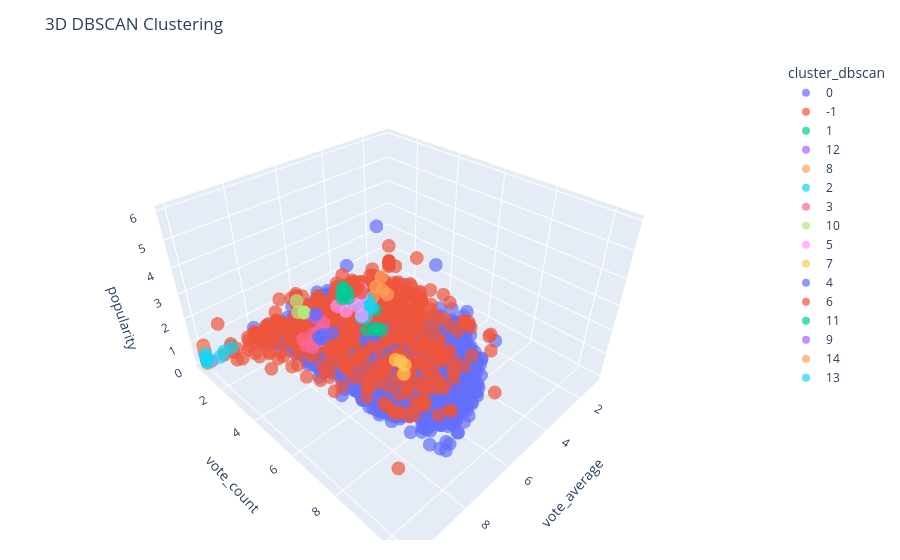

Source (notebook cell):
### Code cell
# DBSCAN Clustering:
dbscan = DBSCAN(eps=0.5, min_samples=5)
dbscan_labels = dbscan.fit_predict(X)

data_clean['cluster_dbscan'] = labels.astype(str)

fig = px.scatter_3d(
    data_clean,
    x='vote_average',
    y='vote_count',
    z='popularity',
    color='cluster_dbscan',
    title='3D DBSCAN Clustering',
    opacity=0.7
)

fig.update_layout(margin=dict(l=20, r=20, b=20, t=60))
fig.show()

sil_score = silhouette_score(X, dbscan_labels)
db_score = davies_bouldin_score(X, dbscan_labels)
dunn_score = dunn_index(X, dbscan_labels)
cal_score = calinski_harabasz_score(X, dbscan_labels)
print(f"DBSCAN Clustering Metrics:\n"
      f"Silhouette Score: {sil_score:.4f}\n"
      f"Davies-Bouldin Score: {db_score:.4f}\n"
      f"Dunn Index: {dunn_score:.4f}\n"
      f"Calinski-Harabasz Score: {cal_score:.4f}")

### Figure 1 — Plotly figure (JSON) as saved in the notebook; plotly's stock layout.template omitted (floating-point values rounded to 4 significant figures; data arrays with more than 128 entries replaced by an {"elided": "..."} marker saying what was removed)
{"data": [{"hovertemplate": "cluster_dbscan=0<br>vote_average=%{x}<br>vote_count=%{y}<br>popularity=%{z}<extra></extra>", "legendgroup": "0", "marker": {"color": "#636efa", "opacity": 0.7, "symbol": "circle"}, "mode": "markers", "name": "0", "scene": "scene", "showlegend": true, "type": "scatter3d", "x": {"elided": "9321 float values"}, "y": {"elided": "9321 float values"}, "z": {"elided": "9321 float values"}}, {"hovertemplate": "cluster_dbscan=-1<br>vote_average=%{x}<br>vote_count=%{y}<br>popularity=%{z}<extra></extra>", "legendgroup": "-1", "marker": {"color": "#EF553B", "opacity": 0.7, "symbol": "circle"}, "mode": "markers", "name": "-1", "scene": "scene", "showlegend": true, "type": "scatter3d", "x": {"elided": "540 float values"}, "y": {"elided": "540 float values"}, "z": {"elided": "540 float values"}}, {"hovertemplate": "cluster_dbscan=1<br>vote_average=%{x}<br>vote_count=%{y}<br>popularity=%{z}<extra></extra>", "legendgroup": "1", "marker": {"color": "#00cc96", "opacity": 0.7, "symbol": "circle"}, "mode": "markers", "name": "1", "scene": "scene", "showlegend": true, "type": "scatter3d", "x": [5.1, 5.4, 5.223, 5.2, 5.6], "y": [4.263, 4.522, 4.625, 4.248, 4.29], "z": [0.8548, 2.008, 1.068, 0.8853, 1.099]}, {"hovertemplate": "cluster_dbscan=12<br>vote_average=%{x}<br>vote_count=%{y}<br>popularity=%{z}<extra></extra>", "legendgroup": "12", "marker": {"color": "#ab63fa", "opacity": 0.7, "symbol": "circle"}, "mode": "markers", "name": "12", "scene": "scene", "showlegend": true, "type": "scatter3d", "x": [6.6, 7, 6.6, 6.6, 6.531], "y": [3.219, 2.89, 2.485, 2.833, 2.833], "z": [1.037, 0.4346, 1.331, 1.33, 0.7246]}, {"hovertemplate": "cluster_dbscan=8<br>vote_average=%{x}<br>vote_count=%{y}<br>popularity=%{z}<extra></extra>", "legendgroup": "8", "marker": {"color": "#FFA15A", "opacity": 0.7, "symbol": "circle"}, "mode": "markers", "name": "8", "scene": "scene", "showlegend": true, "type": "scatter3d", "x": [3, 3.2, 3, 3.4, 3.1], "y": [2.639, 2.197, 2.303, 2.197, 2.485], "z": [0.536, 0.7878, 1.215, 0.3676, 0.7004]}, {"hovertemplate": "cluster_dbscan=2<br>vote_average=%{x}<br>vote_count=%{y}<br>popularity=%{z}<extra></extra>", "legendgroup": "2", "marker": {"color": "#19d3f3", "opacity": 0.7, "symbol": "circle"}, "mode": "markers", "name": "2", "scene": "scene", "showlegend": true, "type": "scatter3d", "x": [4.3, 4.6, 4.5, 4.3, 4.4, 4, 4.4, 4.6, 4.4, 4.533], "y": [2.944, 2.303, 3.045, 2.639, 2.89, 2.639, 3.258, 2.89, 2.639, 2.773], "z": [0.7452, 0.7599, 0.9488, 1.075, 0.3028, 0.7589, 0.9288, 0.9624, 0.1448, 0.3675]}, {"hovertemplate": "cluster_dbscan=3<br>vote_average=%{x}<br>vote_count=%{y}<br>popularity=%{z}<extra></extra>", "legendgroup": "3", "marker": {"color": "#FF6692", "opacity": 0.7, "symbol": "circle"}, "mode": "markers", "name": "3", "scene": "scene", "showlegend": true, "type": "scatter3d", "x": [6.614, 6.5, 6.7, 7, 7.1, 7.1, 6.667, 6.7], "y": [3.135, 2.708, 2.996, 2.89, 2.639, 2.485, 2.565, 2.639], "z": [1.334, 0.6545, 0.5214, 0.3097, 0.3042, 0.5099, 0.5428, 0.3786]}, {"hovertemplate": "cluster_dbscan=10<br>vote_average=%{x}<br>vote_count=%{y}<br>popularity=%{z}<extra></extra>", "legendgroup": "10", "marker": {"color": "#B6E880", "opacity": 0.7, "symbol": "circle"}, "mode": "markers", "name": "10", "scene": "scene", "showlegend": true, "type": "scatter3d", "x": [6, 6, 6, 6, 6], "y": [0.6931, 1.099, 1.099, 1.099, 0.6931], "z": [0.7501, 0.4071, 0.4001, 0.417, 0.2104]}, {"hovertemplate": "cluster_dbscan=5<br>vote_average=%{x}<br>vote_count=%{y}<br>popularity=%{z}<extra></extra>", "legendgroup": "5", "marker": {"color": "#FF97FF", "opacity": 0.7, "symbol": "circle"}, "mode": "markers", "name": "5", "scene": "scene", "showlegend": true, "type": "scatter3d", "x": [4.9, 4.5, 4, 4.5, 4.2, 4, 4.5, 4.8], "y": [1.792, 2.398, 2.197, 2.773, 2.197, 2.197, 1.946, 2.197], "z": [0.5023, 1.033, 1.095, 0.3416, 0.3598, 0.7577, 0.6593, 0.4204]}, {"hovertemplate": "cluster_dbscan=7<br>vote_average=%{x}<br>vote_count=%{y}<br>popularity=%{z}<extra></extra>", "legendgroup": "7", "marker": {"color": "#FECB52", "opacity": 0.7, "symbol": "circle"}, "mode": "markers", "name": "7", "scene": "scene", "showlegend": true, "type": "scatter3d", "x": [6.558, 6.294, 6.339, 6.456], "y": [6.884, 6.775, 6.858, 6.564], "z": [1.848, 1.078, 1.537, 1.64]}, {"hovertemplate": "cluster_dbscan=4<br>vote_average=%{x}<br>vote_count=%{y}<br>popularity=%{z}<extra></extra>", "legendgroup": "4", "marker": {"color": "#636efa", "opacity": 0.7, "symbol": "circle"}, "mode": "markers", "name": "4", "scene": "scene", "showlegend": true, "type": "scatter3d", "x": [6.5, 6.1, 6.385, 6.3, 6.6, 6.4], "y": [2.89, 2.944, 2.639, 2.303, 2.773, 2.565], "z": [0.5909, 0.4674, 0.2141, 1.112, 0.4974, 0.1884]}, {"hovertemplate": "cluster_dbscan=6<br>vote_average=%{x}<br>vote_count=%{y}<br>popularity=%{z}<extra></extra>", "legendgroup": "6", "marker": {"color": "#EF553B", "opacity": 0.7, "symbol": "circle"}, "mode": "markers", "name": "6", "scene": "scene", "showlegend": true, "type": "scatter3d", "x": [3.5, 3.5, 3.2, 3.5, 3.5, 3.5, 3.3, 3.5], "y": [1.099, 1.386, 1.099, 1.099, 0.6931, 1.099, 1.386, 1.099], "z": [0.4693, 0.433, 0.3404, 0.285, 0.3141, 0.6066, 0.1669, 0.1674]}, {"hovertemplate": "cluster_dbscan=11<br>vote_average=%{x}<br>vote_count=%{y}<br>popularity=%{z}<extra></extra>", "legendgroup": "11", "marker": {"color": "#00cc96", "opacity": 0.7, "symbol": "circle"}, "mode": "markers", "name": "11", "scene": "scene", "showlegend": true, "type": "scatter3d", "x": [4.3, 4.2, 4, 4.3, 4, 4, 4], "y": [1.386, 1.609, 1.386, 1.386, 1.099, 1.099, 1.099], "z": [0.3645, 0.7465, 0.2384, 0.596, 0.5429, 0.6109, 0.2003]}, {"hovertemplate": "cluster_dbscan=9<br>vote_average=%{x}<br>vote_count=%{y}<br>popularity=%{z}<extra></extra>", "legendgroup": "9", "marker": {"color": "#ab63fa", "opacity": 0.7, "symbol": "circle"}, "mode": "markers", "name": "9", "scene": "scene", "showlegend": true, "type": "scatter3d", "x": [10, 10, 10, 10, 10, 10], "y": [0.6931, 0.6931, 0.6931, 0.6931, 1.099, 0.6931], "z": [0.4588, 0.6394, 0.2205, 0.5687, 0.4019, 0.2055]}, {"hovertemplate": "cluster_dbscan=14<br>vote_average=%{x}<br>vote_count=%{y}<br>popularity=%{z}<extra></extra>", "legendgroup": "14", "marker": {"color": "#FFA15A", "opacity": 0.7, "symbol": "circle"}, "mode": "markers", "name": "14", "scene": "scene", "showlegend": true, "type": "scatter3d", "x": [10, 10, 10, 10, 10], "y": [0.6931, 0.6931, 0.6931, 0.6931, 0.6931], "z": [0.726, 0.4408, 0.1555, 0.1042, 0.03961]}, {"hovertemplate": "cluster_dbscan=13<br>vote_average=%{x}<br>vote_count=%{y}<br>popularity=%{z}<extra></extra>", "legendgroup": "13", "marker": {"color": "#19d3f3", "opacity": 0.7, "symbol": "circle"}, "mode": "markers", "name": "13", "scene": "scene", "showlegend": true, "type": "scatter3d", "x": [10, 9.5, 9.5, 10, 9, 10, 10, 10, 10, 10], "y": [0.6931, 1.099, 0.6931, 0.6931, 0.6931, 0.6931, 0.6931, 0.6931, 0.6931, 0.6931], "z": [0.2054, 0.5299, 0.03305, 0.1648, 0.1771, 0.4573, 0.1949, 0.3261, 0.1001, 0.2675]}], "layout": {"legend": {"title": {"text": "cluster_dbscan"}, "tracegroupgap": 0}, "margin": {"b": 20, "l": 20, "r": 20, "t": 60}, "scene": {"domain": {"x": [0, 1], "y": [0, 1]}, "xaxis": {"title": {"text": "vote_average"}}, "yaxis": {"title": {"text": "vote_count"}}, "zaxis": {"title": {"text": "popularity"}}}, "title": {"text": "3D DBSCAN Clustering"}}}
